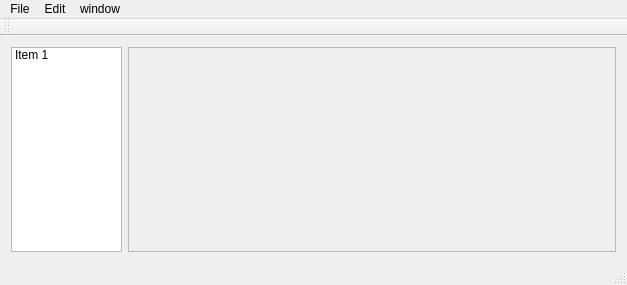
<?xml version="1.0" encoding="UTF-8"?>
<ui version="4.0">
 <class>Nav3MainWindow</class>
 <widget class="QMainWindow" name="Nav3MainWindow">
  <property name="geometry">
   <rect>
    <x>0</x>
    <y>0</y>
    <width>627</width>
    <height>285</height>
   </rect>
  </property>
  <property name="windowTitle">
   <string>Nav3MainWindow</string>
  </property>
  <widget class="QWidget" name="centralWidget">
   <layout class="QHBoxLayout" name="horizontalLayout">
    <item>
     <widget class="QListWidget" name="listWidget">
      <property name="minimumSize">
       <size>
        <width>111</width>
        <height>0</height>
       </size>
      </property>
      <property name="maximumSize">
       <size>
        <width>111</width>
        <height>16777215</height>
       </size>
      </property>
      <item>
       <property name="text">
        <string>Item 1</string>
       </property>
      </item>
     </widget>
    </item>
    <item>
     <widget class="QFrame" name="frame">
      <property name="sizePolicy">
       <sizepolicy hsizetype="Expanding" vsizetype="Expanding">
        <horstretch>0</horstretch>
        <verstretch>0</verstretch>
       </sizepolicy>
      </property>
      <property name="layoutDirection">
       <enum>Qt::LeftToRight</enum>
      </property>
      <property name="frameShape">
       <enum>QFrame::StyledPanel</enum>
      </property>
      <property name="frameShadow">
       <enum>QFrame::Raised</enum>
      </property>
      <zorder>listWidget</zorder>
      <zorder>listWidget</zorder>
     </widget>
    </item>
   </layout>
  </widget>
  <widget class="QMenuBar" name="menuBar">
   <property name="geometry">
    <rect>
     <x>0</x>
     <y>0</y>
     <width>627</width>
     <height>25</height>
    </rect>
   </property>
   <widget class="QMenu" name="menuFile">
    <property name="title">
     <string>File</string>
    </property>
    <addaction name="actionExit"/>
   </widget>
   <widget class="QMenu" name="menuEdit">
    <property name="title">
     <string>Edit</string>
    </property>
   </widget>
   <widget class="QMenu" name="menuWindow">
    <property name="title">
     <string>window</string>
    </property>
    <addaction name="actionShow_ogre"/>
   </widget>
   <addaction name="menuFile"/>
   <addaction name="menuEdit"/>
   <addaction name="menuWindow"/>
  </widget>
  <widget class="QToolBar" name="mainToolBar">
   <attribute name="toolBarArea">
    <enum>TopToolBarArea</enum>
   </attribute>
   <attribute name="toolBarBreak">
    <bool>false</bool>
   </attribute>
  </widget>
  <widget class="QStatusBar" name="statusBar"/>
  <action name="actionExit">
   <property name="text">
    <string>Exit</string>
   </property>
  </action>
  <action name="actionShow_ogre">
   <property name="text">
    <string>show ogre</string>
   </property>
  </action>
 </widget>
 <layoutdefault spacing="6" margin="11"/>
 <resources/>
 <connections/>
</ui>
